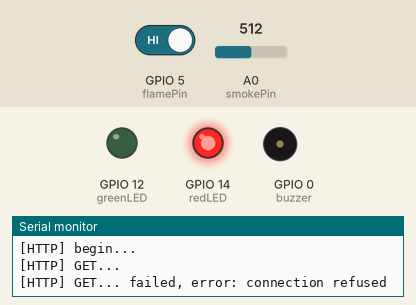
Simulated run of this sketch. Board: ESP8266 (NodeMCU). On the bench: output pins drawn as LEDs (lit = HIGH), buzzer (waves = sounding), the last lines printed to the serial monitor. Inputs (shaded band) come from the test bench; at power-on: GPIO 5 (flamePin) HIGH, A0 (smokePin) = 512. WiFi joins after 1.5 s; servers stay silent unless stated.

Above: at 2.7 s.
2.8 s: GPIO 5 (flamePin) driven LOW
At 6.1 s:
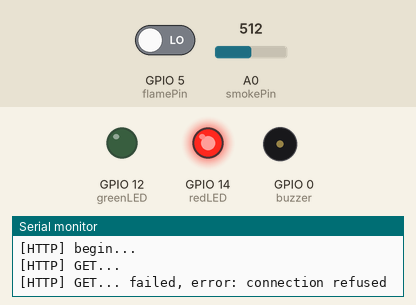
6.2 s: GPIO 5 (flamePin) driven HIGH
At 6.9 s:
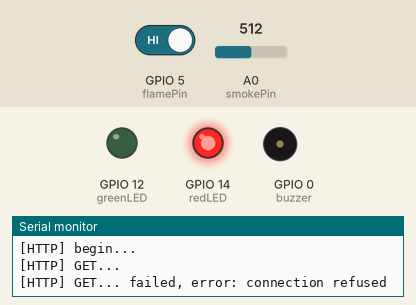
7.7 s: A0 (smokePin) set to 469
9.7 s: A0 (smokePin) set to 443
At 10.9 s:
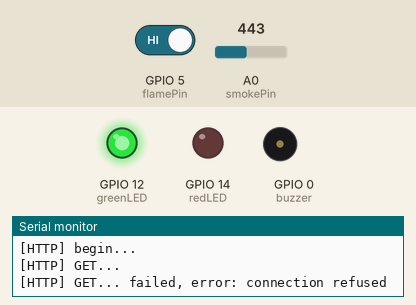
12.1 s: GPIO 5 (flamePin) driven LOW
At 12.85 s:
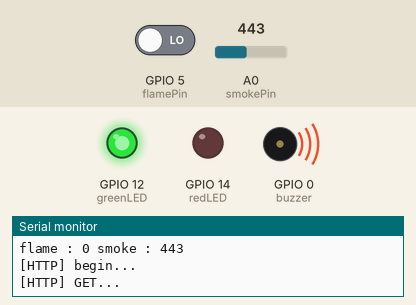
Timing chart, 0 to 16.5 s (numbered marks = the images above; inputs shaded):
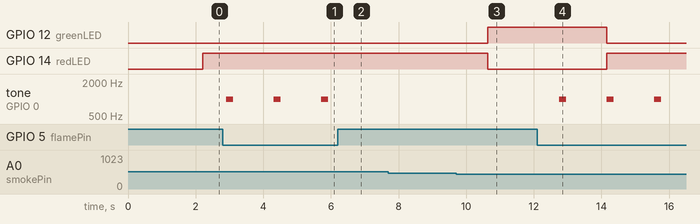

Measured:
- the behaviour switches between 451 and 450 on A0 (smokePin) (found by bisection; images 2 and 3)
- after the input at 2.8 s, tone on GPIO 0 (buzzer): alternates 1000 Hz for 0.20 s and silent for 1.2 s, starting after 0.11 s
- after the input at 6.2 s, tone on GPIO 0 (buzzer): stays silent (without the input it goes to 1000 Hz after 0.92 s)
- after the input at 9.7 s, GPIO 12 (greenLED): LOW → HIGH after 0.94 s; GPIO 14 (redLED): HIGH → LOW after 0.94 s
- after the input at 12.1 s, GPIO 12 (greenLED): HIGH → LOW after 2.1 s; GPIO 14 (redLED): LOW → HIGH after 2.1 s; tone on GPIO 0 (buzzer): alternates 1000 Hz for 0.20 s and silent for 1.2 s, starting after 0.66 s

The sketch:

_final.ino
```cpp
#include <ESP8266WiFi.h>
#include <ESP8266HTTPClient.h>
#include <WiFiClient.h>

#define STASSID "usamo"
#define STAPSK  "11111111"
#define SENSOR "95P86B"

const char *ssid = STASSID;
const char *password = STAPSK;

int i = 0;
int p = 0;
const int redLED = 14;  //D5
const int greenLED = 12; //D6
const int buzzer = 0;  //D3
const int smokePin = A0;
const int flamePin = 5; //D1
long flame_interval = 100;  //부저가 울리는 시간 간격
long smoke_interval = 100; //
long flame_previousMillis = 0; //
long smoke_previousMillis = 0;

int Flame = HIGH;
int Smoke = 0;
int flag = 0;
int smokeSensorThres =450;

void wifi_connect() {
  Serial.begin(115200);
  WiFi.mode(WIFI_STA);
  WiFi.begin(ssid, password);
  Serial.println("");

  // WIFI 연결될 때까지 대기
  while (WiFi.status() != WL_CONNECTED) {
    delay(500);
    Serial.print(".");
  }

  //WIFI의 정보와 아이피 출력
  Serial.println("");
  Serial.print("Connected to ");
  Serial.println(ssid);
  Serial.print("IP address: ");
  Serial.println(WiFi.localIP());
}

void setup()
{
  pinMode(redLED, OUTPUT);
  pinMode(greenLED, OUTPUT);
  pinMode(buzzer, OUTPUT);
  pinMode(smokePin, INPUT);
  pinMode(flamePin, INPUT);

  Serial.begin(115200);
  wifi_connect();
}

void loop() {

  Flame = digitalRead(flamePin);
  Smoke = analogRead(smokePin);

  Serial.print("flame : ");
  Serial.print(Flame);
  Serial.print(" smoke : ");
  Serial.println(Smoke);

  flame_loop();
  smoke_loop();
}

void flame_loop(){

unsigned long currentMillis = millis();// 현재 시간 값
  // 현재 시간과 이전 시간을 비교해서, 1초가 되었는지 체크
  if(currentMillis - flame_previousMillis >= flame_interval) {
    flame_previousMillis = currentMillis;
    if(Flame == LOW) {
      tone(buzzer, 1000, 200); // 불꽃이 감지 되면 부저가 울린다
      String url = "http://3.35.55.95:3030/arduino/sensor/95P86B/fire";
      wifi_send(url);
    }
  }
}


void smoke_loop(){
  unsigned long currentMillis = millis();// 현재 시간 값
  // 현재 시간과 이전 시간을 비교해서, 1초가 되었는지 체크
  if(currentMillis - smoke_previousMillis >= smoke_interval) {
    smoke_previousMillis = currentMillis;

    char s[10];
    sprintf(s, "%d", Smoke);

    String url = "http://3.35.55.95:3030/arduino/sensor/95P86B/gas/";
    url = url + s;
    wifi_send(url);

    Serial.println(url);
    if(Smoke > smokeSensorThres || Flame == LOW) { //가스 농도가 일정 수준을 넘으면 가스 센서가 감지해서 led의 불이 green에서 red로 바뀐다.
      digitalWrite(redLED, HIGH);
      digitalWrite(greenLED, LOW);
    }
    else{
      digitalWrite(redLED, LOW);
      digitalWrite(greenLED, HIGH);
    }
  }
 }

 void wifi_send(String url){
  //와이파이가 연결되었는지 확인
  if ((WiFi.status() == WL_CONNECTED)) {
    WiFiClient client;
    HTTPClient http;

    //url로 http 통신 시작
    Serial.print("[HTTP] begin...\n");
    if (http.begin(client, url)) {  // HTTP

      //http에서 응답코드 받아옴
      Serial.print("[HTTP] GET...\n");
      int httpCode = http.GET();
      if (httpCode > 0) {
        Serial.printf("[HTTP] GET... code: %d\n", httpCode);

        //서버에서 값 받아옴
        if (httpCode == HTTP_CODE_OK || httpCode == HTTP_CODE_MOVED_PERMANENTLY) {
          String payload = http.getString();
          Serial.println(payload);
        }
      }
      else {
        //오류
        Serial.printf("[HTTP] GET... failed, error: %s\n", http.errorToString(httpCode).c_str());
      }
      //통신 종료
      http.end();
    } else {
      //서버에 연결할 수 없음
      Serial.printf("[HTTP} Unable to connect\n");
    }
  }
  //통신 속도 조절
  delay(500);
 }
```
